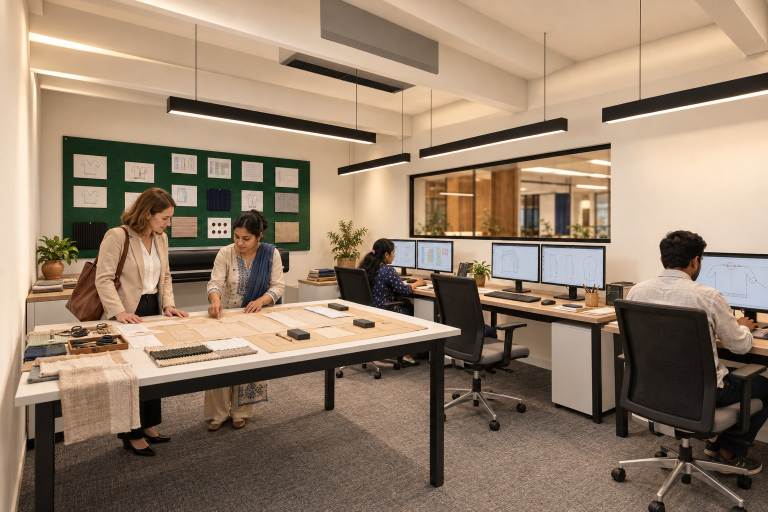
#> input picture GARMENT_OFFICE_REALISM_UPGRADE/08_REALISTIC/concept-images/BEL_CAM_CAD.jpg, 1536 x 1024 px, given in place of render_CAM_ISO_SE.jpg, which was not available (shown at 1/2 size)
$ python contact_sheet.py out.png
#> lines starting #> are read from the running program, lines starting #| are printed output that depends on the picture
"""Contact sheet of the stop images (AI concept images and renders from the 3D), in tour order, labelled by kind."""
import json, sys
from pathlib import Path
from PIL import Image, ImageDraw, ImageFont
R = Path('/home/user/bel/GARMENT_OFFICE_REALISM_UPGRADE/08_REALISTIC')
F = lambda s, b=False: ImageFont.truetype(f"/usr/share/fonts/truetype/crosextra/Carlito-{'Bold' if b else 'Regular'}.ttf", s)
cfg = json.loads((R / 'viewer/bel-config.json').read_text()); stills = cfg['conceptStills']; tour = cfg['tour']
#> (reads GARMENT_OFFICE_REALISM_UPGRADE/08_REALISTIC/viewer/bel-config.json from the repository)
items = [(t['stop'], t['title'], t['camera']) for t in tour if t['camera'] in stills]
PW, PH, LB, M, COLS = 640, 360, 44, 16, 3
rows = (len(items) + COLS - 1) // COLS
sheet = Image.new('RGB', (M + COLS * (PW + M), 70 + rows * (LB + PH + M) + M), (20, 26, 22)); d = ImageDraw.Draw(sheet)
#> after `sheet = Image.new('RGB', (M + COLS * (PW + M), 70 + rows * (LB + PH + `:
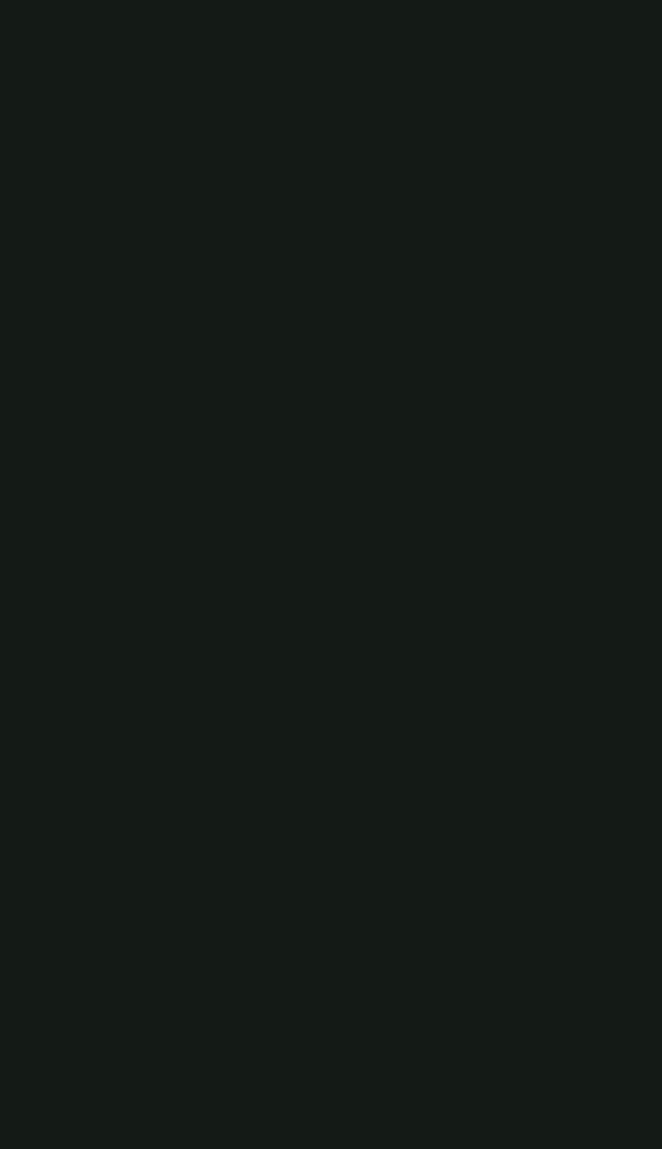
#> sheet: PIL image 1984x3446 RGB (shown at 1/3 size); mean R, G, B 20, 26, 22
d.text((M, 18), f'STAGE II · Zara Fashion · images at the tour stops ({len(items)} of {len(tour)})  ·  gold = AI concept image (fictional people)  ·  green = rendered from the 3D', font=F(26, True), fill=(235, 230, 215))
for k, (stop, title, cam) in enumerate(items):
    v = stills[cam]; kind = v['kind'] if isinstance(v, dict) else 'ai'; src = v['src'] if isinstance(v, dict) else v
    x, y = M + (k % COLS) * (PW + M), 70 + (k // COLS) * (LB + PH + M)
    im = Image.open(R / src).convert('RGB'); im = im.resize((PW, round(PW * im.height / im.width)))
#> further down, im is the input picture: PIL image 1536x1024 RGB; mean R, G, B 149.4, 128.2, 107.7
#> after `im = im.resize((PW, round(PW * im.height / im.width)))`:
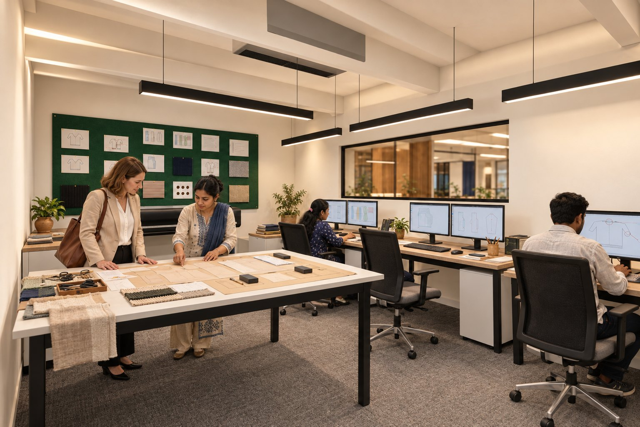
#> im: PIL image 640x427 RGB; mean R, G, B 149.4, 128.2, 107.7
    if im.height > PH: top = (im.height - PH) // 2; im = im.crop((0, top, PW, top + PH))
#> after `top = (im.height - PH) // 2`: top = 33
#> after `im = im.crop((0, top, PW, top + PH))`:
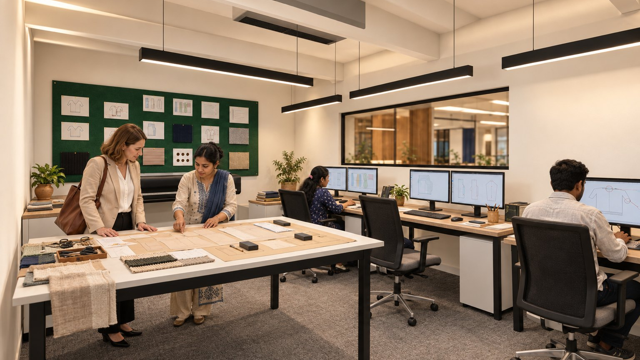
#> im: PIL image 640x360 RGB; mean R, G, B 149.6, 128.7, 108.1
    sheet.paste(im, (x, y + LB))
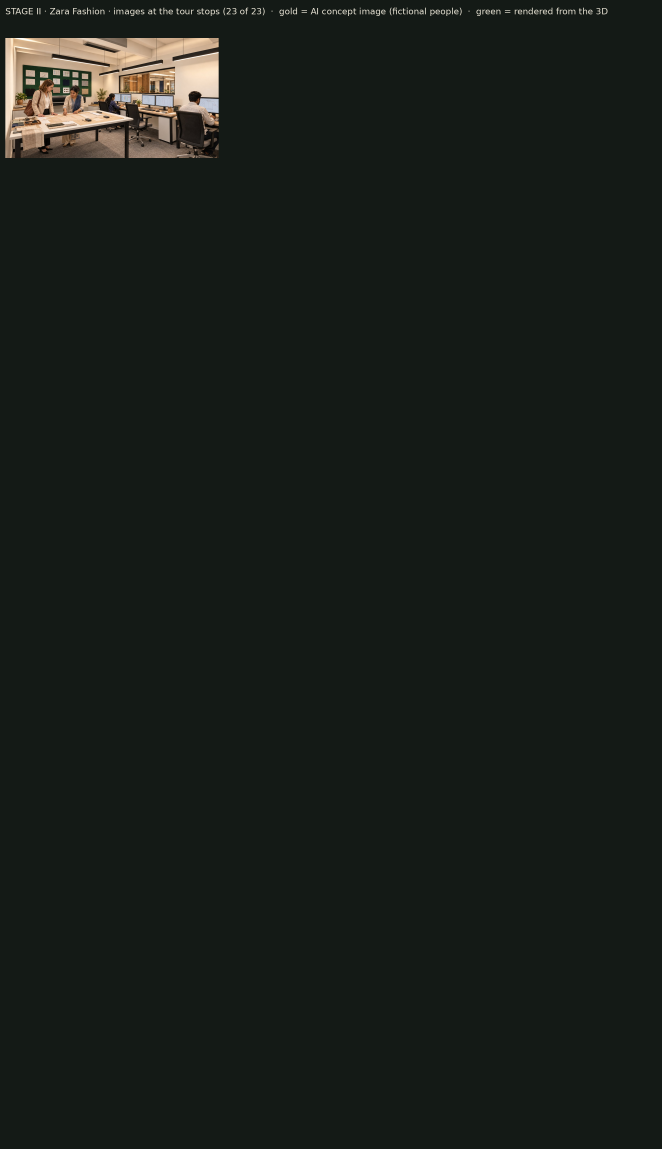
#> sheet: PIL image 1984x3446 RGB (shown at 1/3 size); mean R, G, B 24.6, 29.7, 25.1
    d.text((x, y + 8), f'{stop:02d} · {title[:40]}', font=F(24, True), fill=(225, 190, 120) if kind == 'ai' else (130, 210, 160))
#> pass 2 of the loop `for k, (stop, title, cam) in enumerate(items):`:
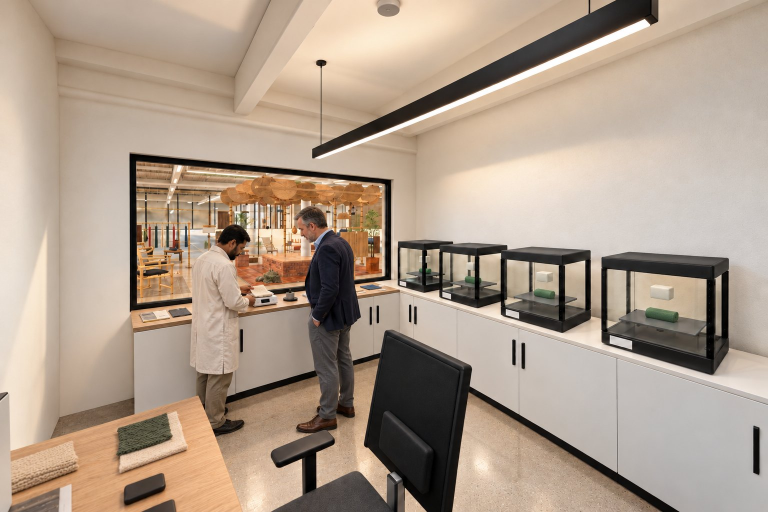
#> input picture GARMENT_OFFICE_REALISM_UPGRADE/08_REALISTIC/concept-images/BEL_CAM_LAB.jpg, 1536 x 1024 px, given in place of CAM_03_Entrance_Lobby.jpg, which was not available (shown at 1/2 size)
#> im is the input picture: PIL image 1536x1024 RGB; mean R, G, B 174.2, 156.4, 139.6
#> `im = im.crop((0, top, PW, top + PH))`:
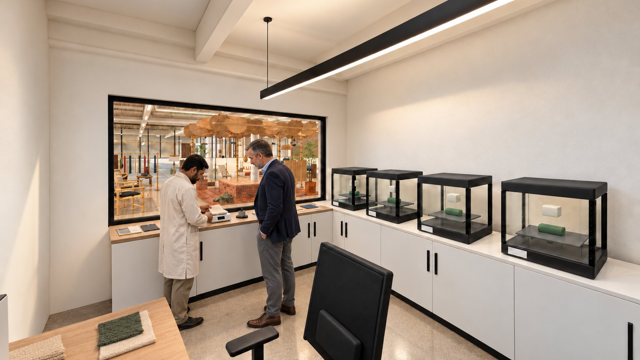
#> im: PIL image 640x360 RGB; mean R, G, B 173.6, 156.5, 140.2
#> `sheet.paste(im, (x, y + LB))`:
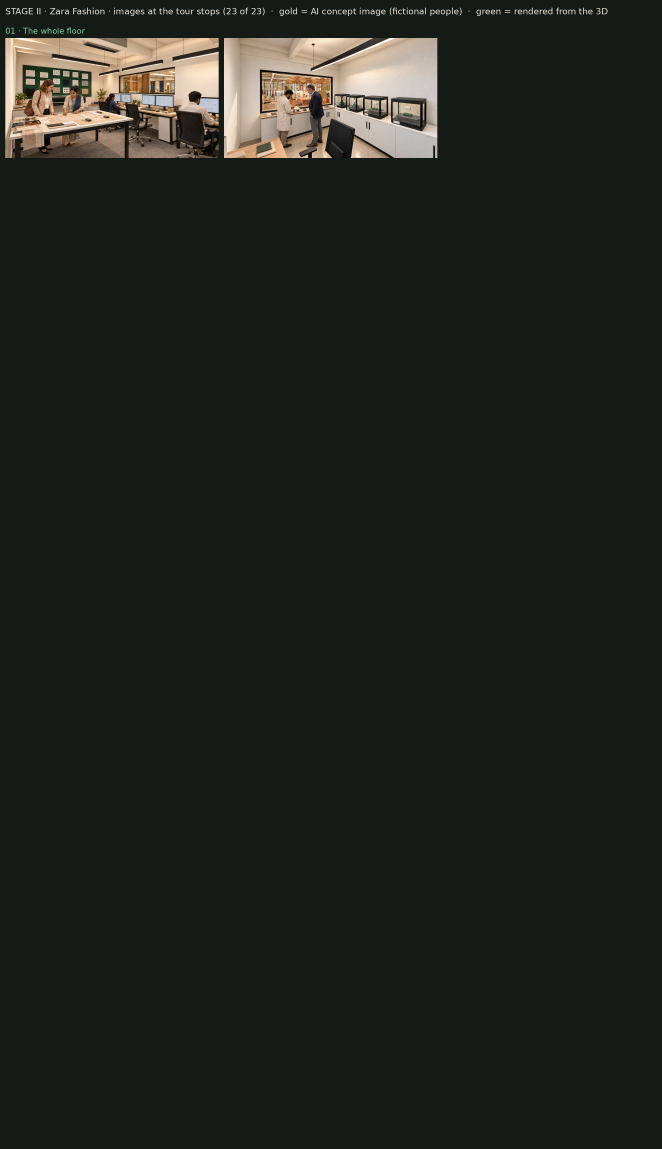
#> sheet: PIL image 1984x3446 RGB (shown at 1/3 size); mean R, G, B 29.8, 34.1, 29.1
#> (the run stopped early here; a loop or call above may not have finished)
